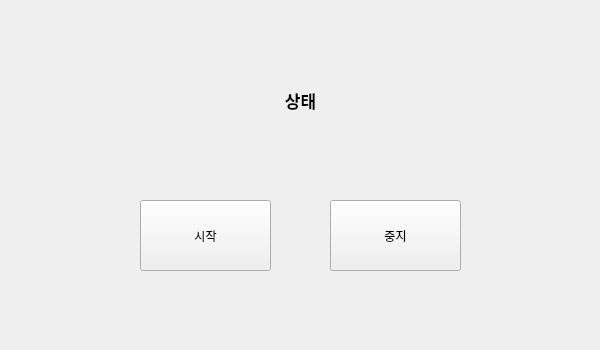
<?xml version="1.0" encoding="UTF-8"?>
<ui version="4.0">
 <class>Form</class>
 <widget class="QWidget" name="Form">
  <property name="geometry">
   <rect>
    <x>0</x>
    <y>0</y>
    <width>600</width>
    <height>350</height>
   </rect>
  </property>
  <property name="font">
   <font>
    <family>맑은 고딕 Semilight</family>
   </font>
  </property>
  <property name="windowTitle">
   <string>QtDesigner 연습</string>
  </property>
  <widget class="QLabel" name="lblStatus">
   <property name="geometry">
    <rect>
     <x>210</x>
     <y>80</y>
     <width>181</width>
     <height>41</height>
    </rect>
   </property>
   <property name="font">
    <font>
     <family>맑은 고딕 Semilight</family>
     <pointsize>13</pointsize>
     <weight>75</weight>
     <italic>false</italic>
     <bold>true</bold>
    </font>
   </property>
   <property name="text">
    <string>상태</string>
   </property>
   <property name="alignment">
    <set>Qt::AlignCenter</set>
   </property>
  </widget>
  <widget class="QPushButton" name="btnStart">
   <property name="geometry">
    <rect>
     <x>140</x>
     <y>200</y>
     <width>131</width>
     <height>71</height>
    </rect>
   </property>
   <property name="text">
    <string>시작</string>
   </property>
  </widget>
  <widget class="QPushButton" name="btnStop">
   <property name="geometry">
    <rect>
     <x>330</x>
     <y>200</y>
     <width>131</width>
     <height>71</height>
    </rect>
   </property>
   <property name="text">
    <string>중지</string>
   </property>
  </widget>
 </widget>
 <resources/>
 <connections/>
</ui>
